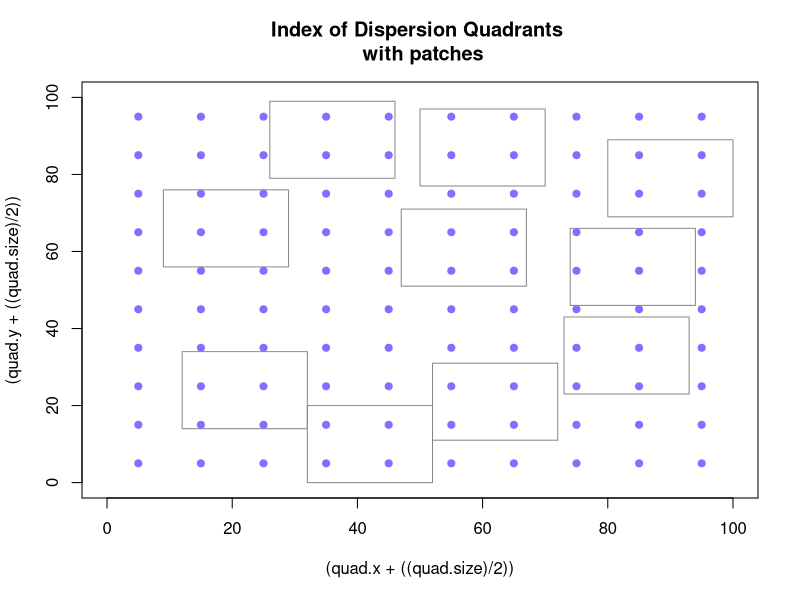
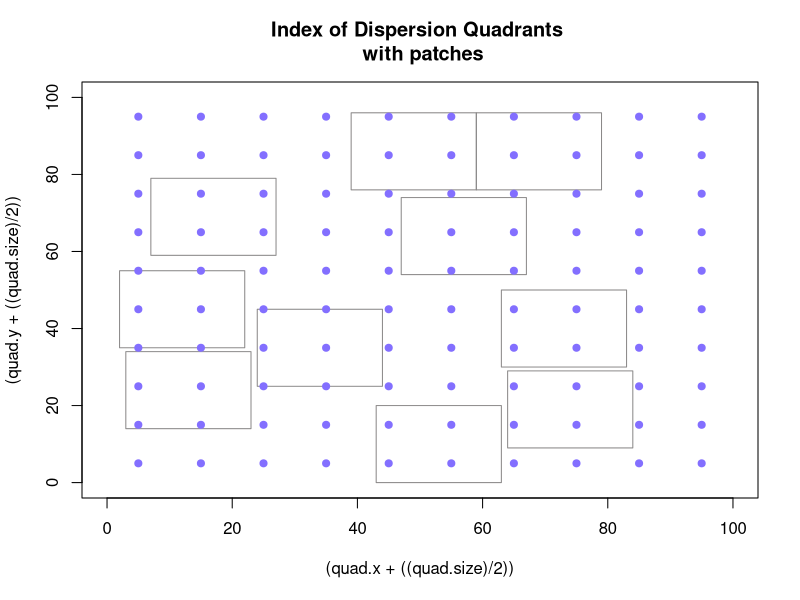
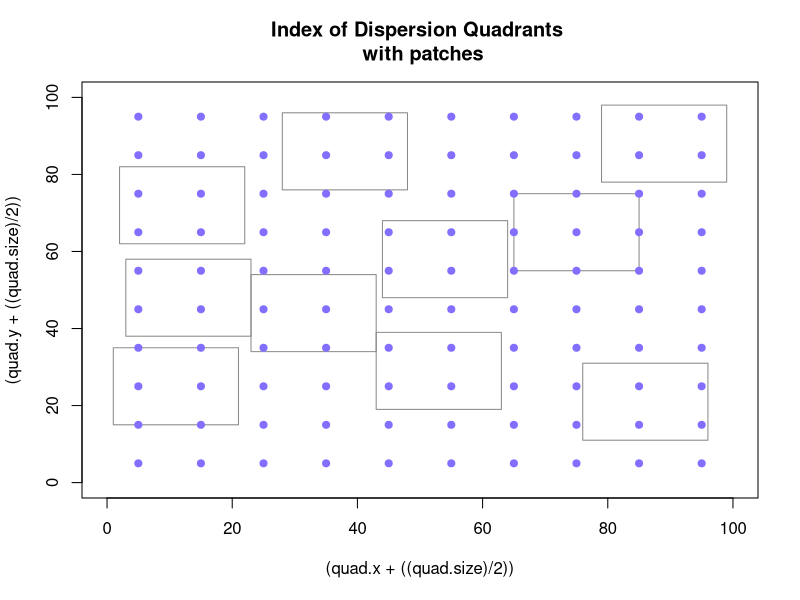
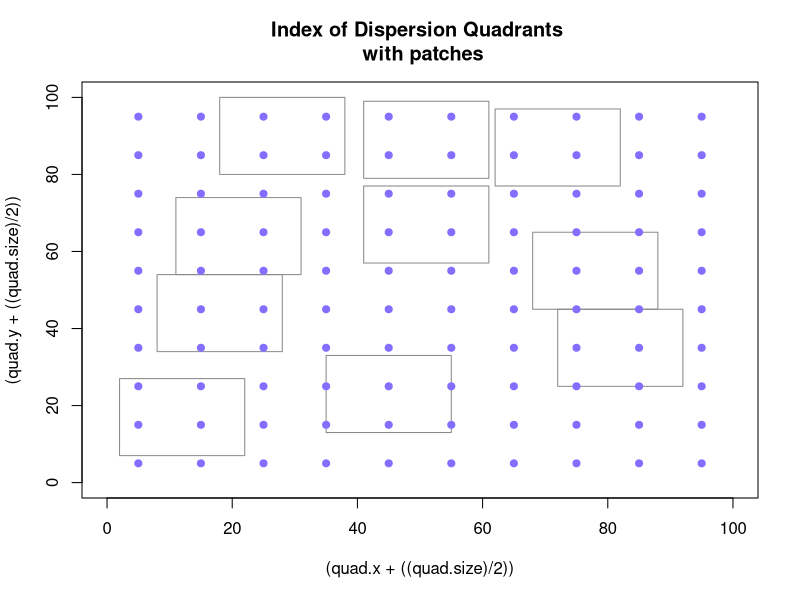
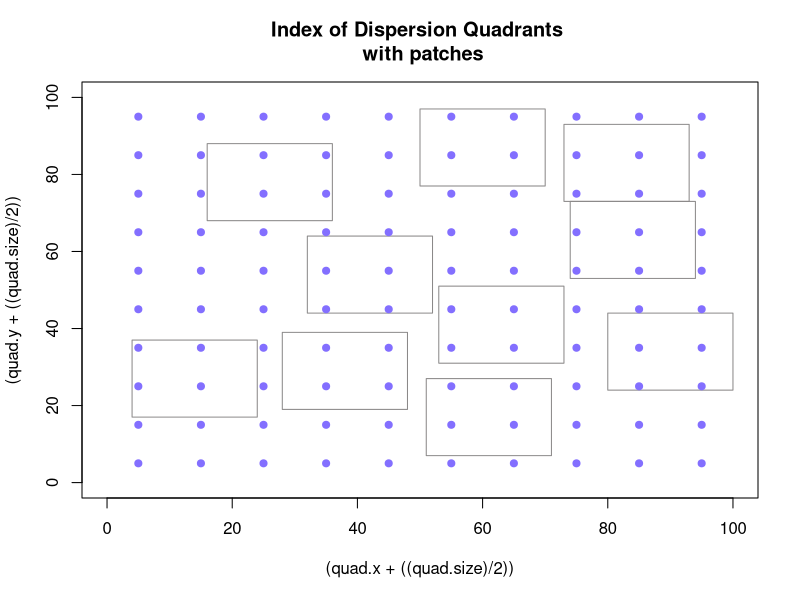
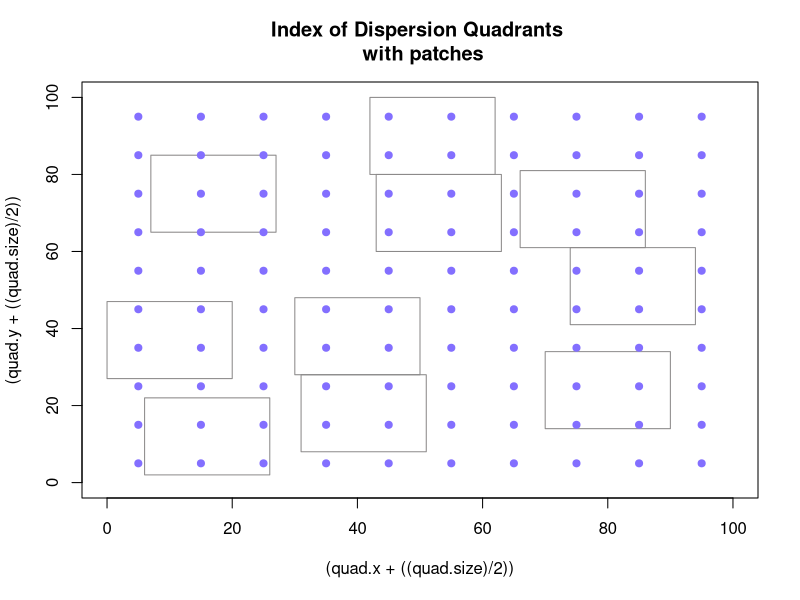
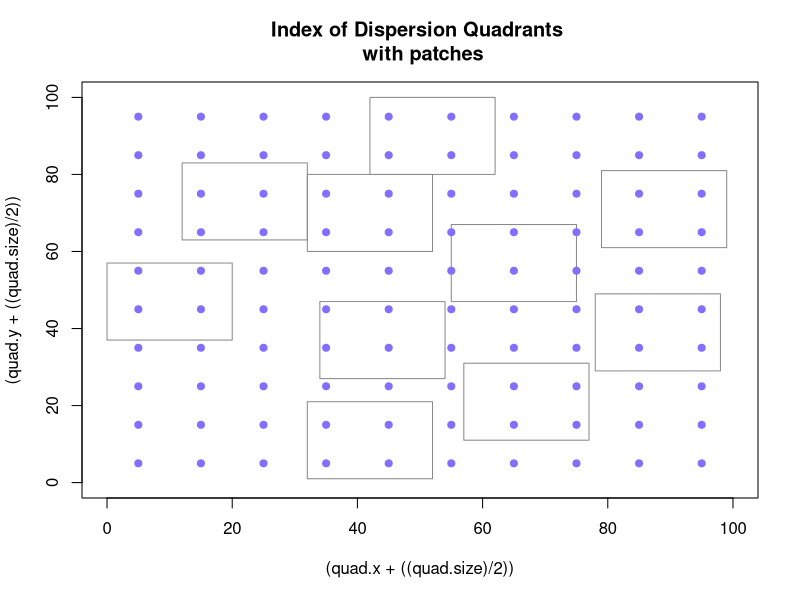
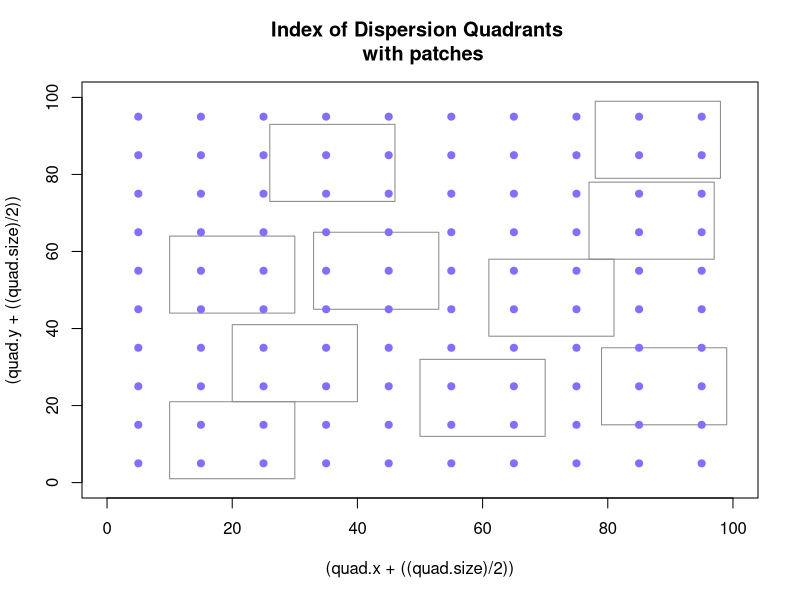

Write the R code that produced these figures, in order. (Note: a time limit stopped this script after it produced the figures.)

  #What is mean.nn, var.nn supposed to be?  I forget.
###########I don't know what trials I should run.
#  The display will not work for large data sets.  I think the most important part is to get 
#  replicates for each landscape.  So that means repeats, islands.to.be.removed, and alpha.
#  But then again, we want to change the layout of patches.  Ex:  spatial.dist & clustering


#OPTIONS
 #1.  Choose to set metric to:
      # A)                      "sp" - Space between patch edges - Note:  Use for island model
      # B)                      "d"  - Space between patch centres 
     metric.lab="sp"        
 #2.  Assign Number of patches (num)
     num=100                        
 #3.  Assign Total Spatial Area over which the patches are distributed (Tx by Ty)
     Tx=100
     Ty=100
 #4.  Choose patch size distribution:
      # A Higher value is more clustered, 0 is uniform
     size.dist=0
 #5.  Choose spatial dist.  u=uniform, r=random, c=clustered
     spatial.dist="u"
      # For clustered, specify by how much.  
     clustering=0.5
 #6.  Block Number for clustering/random - May not be necessary to change,
      # and a little complicated to modify, so not included. 10x10 patches
      # probably OK for initial analyses.
      # Find under SPATIAL DIST. B) 
 #7.  Uniform Distribution - May want to modify to have patches go right to the edge.
      # However, we already have edge avoidance for random & clustered, so not necessary.
 #8.  Percentage of Islands that are not removed (as decimal)
     islands.to.be.removed=0.99  #WARNING!!!!  TEMP. CHANGED,  may be better at .5######## 
 #9.  Repeats for habitat destruction
      #repeats is the number of time we repeat simulation  
     repeats=10  #WARNING!!!!  TEMP. CHANGED, may be better at 100########
 #10. Change Alpha (for natural landscape - alpha changes according to how much land you remove)
     alpha=seq(.05,.5,0.05)#c(seq(.05,3,0.05),seq(3,20,1))
 #11. Change mu
     mu=1
 #12. Total number of repeats for the entire program
     number.of.bunch.of.repeats=1
 #13. Where to save the file?    
     #Save.location="M:/R Program/DATA3"
     Save.loc2<-"C:/Users/Stephie!!!/Dropbox/R Program" #"M:/R Program"   #  This will create a new folder in this location called DATA-(program run number)
     #Save.location="C:/Users/Ben/Dropbox/R code/R code/habitat loss versus degradation metapopulation"
     save.as="pdf"    #Others are "bmp", "png", "tiff"
     
  
#PROGRAM

###############################################################
###############################################################
###############################################################         
     
#overall data output
#if (file.exists(Save.location)==F) {file.create(Save.location)}
#setwd(Save.location)
xkcd=1;  Save.loc2.test=paste(Save.loc2,"/DATA-",xkcd,sep="")
while (file.exists(Save.loc2.test)==T){
      xkcd=xkcd+1
      Save.loc2.test=paste(Save.loc2,"/DATA-",xkcd,sep="")      
}
dir.create(Save.loc2.test);setwd(Save.loc2.test)

#Variable Setup
prop.area<-undisturbed.eigen<-eigen.patch.rm <-eigen.islands<-eigen.quality<-num.patch.rem<-alpha.count<-bunch.of.repeats<-landscape.id<-mean.nn<-var.nn<-0
out.data<-cbind(prop.area,undisturbed.eigen,eigen.patch.rm ,eigen.islands,eigen.quality,num.patch.rem,alpha.count,bunch.of.repeats,landscape.id,mean.nn,var.nn)
nice.out.data<-cbind(prop.area,undisturbed.eigen,eigen.patch.rm ,eigen.islands,eigen.quality,num.patch.rem,alpha.count,bunch.of.repeats)

#Unique label for each run
unique.lab<-format(Sys.time(), "%b %d, %H,%M")

#Bunch of repeats:
for (bunch.of.repeats in 1:number.of.bunch.of.repeats) {

#So let us call A[i] the area of patch i (pi).  Assume circular patches for now, centered at (x[i],y[i]).

#PATCH SIZE - Total area is 100
#A<-rep(0,num); dim(A)<-c(num)
#    #A) Equally Sized 
#        A=rep(1 ,num)  #This part may not be necessary if we are not adding any other distribution types to part B (ex. rpois, rbinom...)
#          
    #B) Log normal distribution of site sizes
        #Issue (Slight approx.  -->  When scaling to fit total area of 100, you disrupt log normal distribution)
        A=rlnorm(n=num,mean=0,sd=size.dist) #Higher sd is more clustered
        A<-(num*A)/(sum(A))  

#RADIUS - Since patches are circular, ri=radius of ith patch.
        r<-sqrt(A/pi);  landscape.original.r=r
    
#LOCATION - Assign xi and yi
x<-rep(0,num); dim(x)<-c(num)
y<-rep(0,num); dim(y)<-c(num)

#SPATIAL DISTRIBUTION OF PATCHES
  #A) Uniform distribution (Only works for num=100 right now - more complicated for alternative num and Tx, Ty values)
    if (spatial.dist=="u"){
    x<-rep(seq(from=5,to=95,by=10),10)
    y<-rep(seq(from=5,to=95,by=10),each=10)}
  #B) Random & Aggregated Distribution - Agregated is a small size value, random is a large size value
    if (spatial.dist!="u"){ 
          #First, Assign the number of patches to go in each block in the total spatial area
          #Total number of blocks is block.number
          block.number=Tx*Ty/100
          mean.num<-num/block.number 
          if (spatial.dist=="c"){blocks<-rnbinom(n=block.number,size=clustering,mu=mean.num)} #aggregated
          if (spatial.dist=="r"){blocks<-rpois(n=block.number,lambda=mean.num)} #random - this is equivalent to size = infinity
          #Make total patch count = num
          while (sum(blocks)<num) {
             block.add<-runif(n=1,min=1,max=block.number+1)
             blocks[block.add]<-blocks[block.add]+1
             }
          while (sum(blocks)>num) {
             block.rm<-runif(n=1,min=1,max=block.number+1)
             if(blocks[block.rm]>0){
                blocks[block.rm]<-blocks[block.rm]-1
                }
             }   
             
          #Now place the patches within each block.  (Approx:  If the patches are too big to fit in one block, randomly place the patch nearby.)  
          patch.rad<-rep(0,num); dim(patch.rad)<-c(num)
          block.counter<-1
          patch.counter<-1
          for (i in 0:9) {  
            for (j in 0:9) { 
              if (blocks[block.counter]>0) {
                for (k in 1:blocks[block.counter]) {
                fit<-0
                to.exit<-0
                      while (fit==0) {
                           if(to.exit<=3) {
                              print(to.exit)
                              tmpi<-i*10+sample(1:9,size=1)
                              tmpj<-j*10+sample(1:9,size=1)
                           }
                           else {
                              tmpi<-tmpi+rnorm(n=1,mean=0,sd=2)
                              tmpj<-tmpj+rnorm(n=1,mean=0,sd=2)
                           }
                           tmp.rad<-r[patch.counter]
                           dis<-((x-tmpi)^2+(y-tmpj)^2)^.5-patch.rad-tmp.rad
                           #Note:  There is some origin avoidance here
                           #Some edge avoidance:
                           edge.dis<-min(c(tmpi-tmp.rad,tmpj-tmp.rad,Tx-tmpi-tmp.rad,Ty-tmpj-tmp.rad))
                           if (min(dis)<=0) {to.exit<-to.exit+1}
                           else if (edge.dis<0) {to.exit<-to.exit+1}
                           else   {fit<-1}
                      }
                      x[patch.counter]<-tmpi
                      y[patch.counter]<-tmpj
                      patch.rad[patch.counter]<-r[patch.counter]
                      patch.counter<-patch.counter+1
                }
              }
            block.counter<-block.counter+1
          }
          } 
          r<-patch.rad
    }

landscape.id<- format(Sys.time(), "%b %d %H %M %S")
tmp.landscape<-data.frame(x,y,r) ; tmp.name<-paste("landscape",unique.lab,"-",bunch.of.repeats,".txt",sep="")
write.table(tmp.landscape,file=tmp.name,sep="\t",row.names=F)  

#DISTANCE among patches - d is distance between patch centres, sp is the distance between patch edges. 
d<-rep(0,num^2);dim(d)<-c(num,num)
sp<-rep(0,num^2);dim(sp)<-c(num,num)   
    for (i in 1:num) {
      for (j in 1:num)  {
        d[i,j]<-((x[i]-x[j])^2+(y[i]-y[j])^2)^.5
        if (j!=i) {sp[i,j]<-(((x[i]-x[j])^2+(y[i]-y[j])^2)^.5)-(r[i]+r[j])}
      }
    }

#DISTANCE METRICS!
        d2<-as.vector(d); d2<-subset(d2,d2>0) ;d2<-d2[order(d2)]
        min.dist<-d2[1];second.dist<-d2[3];var.dist<-var(d2);mean.dist<-mean(d2)
        #Index of dispersion randomly placed boxes.  Make non-overlapping.  Use sites that have center in box (or else you coud do total area)
          quadrant.counter<-1
          quad.size<-20
          num.of.quad<-10
          quad.reps=20
          dispersion.index.area.approx.pre=rep(0,quad.reps); dim(dispersion.index.area.approx.pre)=c(quad.reps); dispersion.index.points.pre=rep(0,quad.reps); dim(dispersion.index.points.pre)=c(quad.reps)
          for (k in 1:quad.reps){
              quad.x=rep((Tx+quad.size),num.of.quad); dim(quad.x)=c(num.of.quad); quad.y=rep((Ty+quad.size),num.of.quad); dim(quad.y)=c(num.of.quad)
              for (i in 1:(num.of.quad)){
                exit.strategy=0
                overlap=rep(-1,num.of.quad)                                                                                                                                                    
                while ((min(overlap)<0)&(exit.strategy<500)){ 
                  tmp.quad.x<-sample(0:(Tx-quad.size),1)
                  tmp.quad.y<-sample(0:(Ty-quad.size),1)
                  exit.strategy=exit.strategy+1
                  for (j in 1:num.of.quad) {
                  	overlap[j]<-(max((tmp.quad.x+quad.size-quad.x[j])*(tmp.quad.x-quad.x[j]-quad.size),(tmp.quad.y+quad.size-quad.y[j])*(tmp.quad.y-quad.y[j]-quad.size))) 
                  }
                quad.x[i]<-tmp.quad.x; quad.y[i]<-tmp.quad.y
             	  }
              }

              #Display:
              symbols((quad.x+((quad.size)/2)),(quad.y+((quad.size)/2)),fg="snow4",xlim=c(0,Tx),ylim=c(0,Ty), main=("Index of Dispersion Quadrants \n with patches"), rectangles= matrix(rep((quad.size),num.of.quad*2),ncol=2), inches=F); symbols(x, y,fg="slateblue1", bg="slateblue1",circles=r, inches=F, add=T)
              #Count Number of patches in each quadrant:
              quad.patch.points=rep(0,num.of.quad); dim(quad.patch.points)=c(num.of.quad)
              quad.patch.area.approx=rep(0,num.of.quad); dim(quad.patch.area.approx)=c(num.of.quad)
              for (i in 1:num.of.quad){
              	for (j in 1:num){
              		if ((max((x[j]-quad.x[i])*(x[j]-quad.x[i]-quad.size),(y[j]-quad.y[i])*(y[j]-quad.y[i]-quad.size)))<=0){quad.patch.points[i]=quad.patch.points[i]+1; quad.patch.area.approx[i]=quad.patch.area.approx[i]+r[j]}
              	}
              }
              var.quad.points=var(quad.patch.points); mean.quad.points=mean(quad.patch.points)
              dispersion.index.points.pre[k]=var.quad.points/mean.quad.points
              var.quad.area.approx=var(quad.patch.area.approx); mean.quad.area.approx=mean(quad.patch.area.approx)
              dispersion.index.area.approx.pre[k]=var.quad.area.approx/mean.quad.area.approx
          }
          dispersion.index.points=mean(dispersion.index.points.pre)
          dispersion.index.area.approx=mean(dispersion.index.area.approx.pre)
          dispersion.index.points; dispersion.index.area.approx
        # Save landscape locations and patch sizes in another file    
        landscape.summary<-data.frame(bunch.of.repeats, min.dist, second.dist, var.dist, mean.dist, num, Tx, Ty, size.dist, spatial.dist, mu, quad.size, num.of.quad, dispersion.index.points, dispersion.index.area.approx); landscape.summary.name<-paste("landscape summary", unique.lab,"-",bunch.of.repeats,".txt",sep="")
        write.table(landscape.summary, file=landscape.summary.name, sep="\t",row.names=T)
        plot.name0<-paste("landscape summary", unique.lab,"-",bunch.of.repeats,sep="")
        savePlot(filename=paste(plot.name0,".",save.as,sep=""), type=c(save.as))

    
#RENAMING VARIABLES - Are we using d or sp this time?

if (metric.lab=="sp") {metric=sp; metric.sp=1}                                
else {metric=d; metric.sp=0}

#ALPHA repeats          
for (alpha.count in alpha) {

#NATURAL LANDSCAPE MATRIX & EIGENVALUE
m<-rep(0,num^2);dim(m)<-c(num,num)   
    for (i in 1:num) {
      for (j in 1:num)  {
      if (i==j) {m[i,j]<-0}
        else {
         m[i,j]<-mu^2*A[i]*A[j]*exp(-1*metric[i,j]/alpha.count)}
      }}
   sol<-eigen(m,symmetric=F)
   aa<-sol$values[order(sol$values,decreasing=T)]
   eigen.natural<-Re(aa[1])

###############################################################
count<-0
prop.area<-c();eigen.patch.rm=c(); eigen.islands=c(); eigen.quality=c(); num.patch.rem=c(); eigen.quality2=c()
total.area=sum(A)
new.m<-rep(0,num^2);dim(new.m)<-c(num,num)    #new m with sites removed
m.smallermu<-rep(0,num^2);dim(m.smallermu)<-c(num,num) #For lower patch quality 
m.islands<-rep(0,num^2);dim(m.islands)<-c(num,num)# For Island model
for (i in 1:(islands.to.be.removed*num)) {  
    for (j in 1:repeats){
        count<-count+1
        print(count)
        num.patch.rem[count]=i
        # PATCH REMOVAL
        to.rem<-sample(1:num,size=i,replace=F)
        A.rem<-A ;  A.rem[to.rem]<-0 # Set size of patches to remove to zero
            for (k in 1:num) {
               for (l in 1:num)  {
               if (k==l) {new.m[k,l]<-0}
                 else {
                  new.m[k,l]<-mu^2*A.rem[k]*A.rem[l]*exp(-1*metric[k,l]/alpha.count)}  # New matrix with removed sites removed
               }}
            sol<-eigen(new.m,symmetric=F)
            aa<-sol$values[order(sol$values,decreasing=T)]
            eigen.patch.rm[count]<-Re(aa[1])    

        # PATCH QUALITY
        prop.area[count]=(total.area-sum(A[to.rem]))/total.area
        eigen.quality[count]=eigen.natural*(prop.area[count]^2)        
        
        # ISLAND MODEL Reduce the area of each patch    
        if (metric.sp==1) {
            new.A=prop.area[count]*A
            new.r=sqrt(new.A/pi)        
            new.sp<-rep(0,num^2);dim(new.sp)<-c(num,num)     
            for (k in 1:num) {  #dont need to reset new2.m since k!=l always constant
               for (l in 1:num)  {
                 if (k!=l) { 
                 new.sp[k,l]<-(((x[k]-x[l])^2+(y[k]-y[l])^2)^.5)-(new.r[k]+new.r[l])
                 m.islands[k,l]<-mu^2*new.A[k]*new.A[l]*exp(-1*new.sp[k,l]/alpha.count)}
            } }
        sol<-eigen(m.islands,symmetric=F)
        aa<-sol$values[order(sol$values,decreasing=T)]
        eigen.islands[count]<-Re(aa[1])} 
    }
}
if (metric.sp==0) {eigen.islands=eigen.quality}




###############################################################
########################SAVE DATA##############################
###############################################################


#SUMMARY
t.undisturbed.eigen<-rep(eigen.natural,length(prop.area)) ;t.bunch.of.repeats<-rep(bunch.of.repeats,length(prop.area));t.alpha.count<-rep(alpha.count,length(prop.area))
tmp.out<-cbind(prop.area,t.undisturbed.eigen,eigen.patch.rm ,eigen.islands,eigen.quality,num.patch.rem,t.alpha.count,t.bunch.of.repeats,landscape.id,mean.nn,var.nn)
out.data<-rbind(out.data,tmp.out)
nice.tmp.out<-cbind(prop.area,t.undisturbed.eigen,eigen.patch.rm ,eigen.islands,eigen.quality,num.patch.rem,t.alpha.count,t.bunch.of.repeats)
nice.out.data<-rbind(nice.out.data,nice.tmp.out)

summary.of.trial<-summary(cbind(prop.area,eigen.patch.rm,eigen.islands,eigen.quality))
tmp.name<-paste("Summary,alpha=",alpha.count,",",unique.lab,"-",bunch.of.repeats,".txt",sep="")
write.table(summary.of.trial,file=tmp.name,sep="\t",row.names=T)

}

}

summary.stats=data.frame(out.data)
summary.stats<-summary.stats[-1,]
nice.su.stats=data.frame(nice.out.data)
nice.su.stats=nice.su.stats[-1,]


######SAVE OUTPUT
tmp.name<-paste("RESULTS",unique.lab,".txt",sep="")
write.table(summary.stats,file=tmp.name,sep="\t",row.names=T)
write.table(nice.su.stats,file=(paste("nice",tmp.name)),sep="\t",row.names=T)


print("DONE!!!")






#DISPLAY:
##### Subset into each alpha:
#for(j in 1:length(alpha))  {
v=length(alpha)
j.leg=v*number.of.bunch.of.repeats; for(j in 0:(j.leg-1))  {
      LOTR=paste("rep=",(j+v-j%%v)/v,sep="")
      #ss<-subset(nice.su.stats,alpha.count==alpha[j]); inc.rep=j; LOTR="all.reps"
      ss<-subset(nice.su.stats,alpha.count==alpha[1+j%%v]&bunch.of.repeats==(j+v-j%%v)/v); inc.rep=1+j%%v
      print(paste(alpha[1+j%%v],", ",(j+v-j%%v)/v))
      scaling=max(ss$eigen.islands,ss$eigen.quality,ss$eigen.patch.rm,na.rm=T)
      #min.scale=min(ss$eigen.islands,ss$eigen.quality,ss$eigen.patch.rm,na.rm=T)   #Incase necessary
      min.scale=min(nice.su.stats$eigen.islands,nice.su.stats$eigen.quality,nice.su.stats$eigen.patch.rm,na.rm=T)
 
      windows()
      plot(ss$prop.area,ss$eigen.patch.rm/scaling,main=(paste("Alpha=",alpha[inc.rep])),xlab="Proportion Area Lost",ylab="Propotional Eigenvalue",ylim=(c(0,max(ss$eigen.islands,ss$eigen.quality,ss$eigen.patch.rm,na.rm=T)))/scaling)
      points(ss$prop.area,ss$eigen.islands/scaling,col="red")
      points(ss$prop.area,ss$eigen.quality/scaling,col="blue")
      hobbes=filter(ss$eigen.patch.rm[order(ss$prop.area)],rep(1/51,51),sides=2)
      lines(sort(ss$prop.area),hobbes/scaling,col="grey")
      lines(smooth.spline(ss$prop.area,ss$eigen.patch.rm/scaling,spar=1.5),col="midnightblue" )
      plot.name1=paste("Point-plot(prop.area),alpha=",alpha[inc.rep],",",LOTR,",",unique.lab,sep="")
      savePlot(filename=paste(plot.name1,".",save.as,sep=""), type=c(save.as))


      windows()
      break.size=5
      br.s=break.size/100
      #num.breaks=islands.to.be.removed/br.s
      num.breaks=round((1-min(ss$prop.area)+min(ss$prop.area)%%br.s)/br.s)
      eigen.islands.subset=rep(NA,num.breaks*repeats*(br.s*num.breaks*num)*number.of.bunch.of.repeats);dim(eigen.islands.subset)=c(num.breaks,repeats*(br.s*num.breaks*num)*number.of.bunch.of.repeats)
      eigen.quality.subset=rep(NA,num.breaks*repeats*(br.s*num.breaks*num)*number.of.bunch.of.repeats);dim(eigen.quality.subset)=c(num.breaks,repeats*(br.s*num.breaks*num)*number.of.bunch.of.repeats)
      eigen.patch.rm.subset=rep(NA,num.breaks*repeats*(br.s*num.breaks*num)*number.of.bunch.of.repeats);dim(eigen.patch.rm.subset)=c(num.breaks,repeats*(br.s*num.breaks*num)*number.of.bunch.of.repeats)
      label.job=rep(NA,num.breaks);dim(label.job)=num.breaks
      for (i in 1:num.breaks){
          temp.di=subset(ss$eigen.islands,ss$prop.area>=(1-br.s*num.breaks+(br.s*(i-1)))&ss$prop.area<(1-br.s*num.breaks+(br.s*i)))
          if (length(temp.di)!=0){eigen.islands.subset[i,1:length(temp.di)]=temp.di}
          temp.di=subset(ss$eigen.quality,ss$prop.area>=(1-br.s*num.breaks+(br.s*(i-1)))&ss$prop.area<(1-br.s*num.breaks+(br.s*i)))
          if (length(temp.di)!=0){eigen.quality.subset[i,1:length(temp.di)]=temp.di}
          temp.di=subset(ss$eigen.patch.rm,ss$prop.area>=(1-br.s*num.breaks+(br.s*(i-1)))&ss$prop.area<(1-br.s*num.breaks+(br.s*i)))
          if (length(temp.di)!=0){eigen.patch.rm.subset[i,1:length(temp.di)]=temp.di}
          label.job[i]=paste((1-br.s*num.breaks+(br.s*(i-1))),"-",(1-br.s*num.breaks+(br.s*i)))
      }
      scaling2=max(eigen.islands.subset,eigen.quality.subset,eigen.patch.rm.subset,na.rm=T)
      boxplot(t(eigen.patch.rm.subset)/scaling2,names=label.job,xlab="Proportion Area Lost",ylab="Propotional Eigenvalue", main=(paste("Alpha=",alpha[inc.rep])),ylim=c(0,1)); boxplot(t(eigen.quality.subset)/scaling2,col="blue",add=T,names=label.job); boxplot(t(eigen.islands.subset)/scaling2,col="red",add=T,names=label.job)
      plot.name2=paste("Barplot,alpha=",alpha[inc.rep],",",LOTR,",",unique.lab,sep="")
      savePlot(filename=paste(plot.name2,".",save.as,sep=""), type=c(save.as))

}
